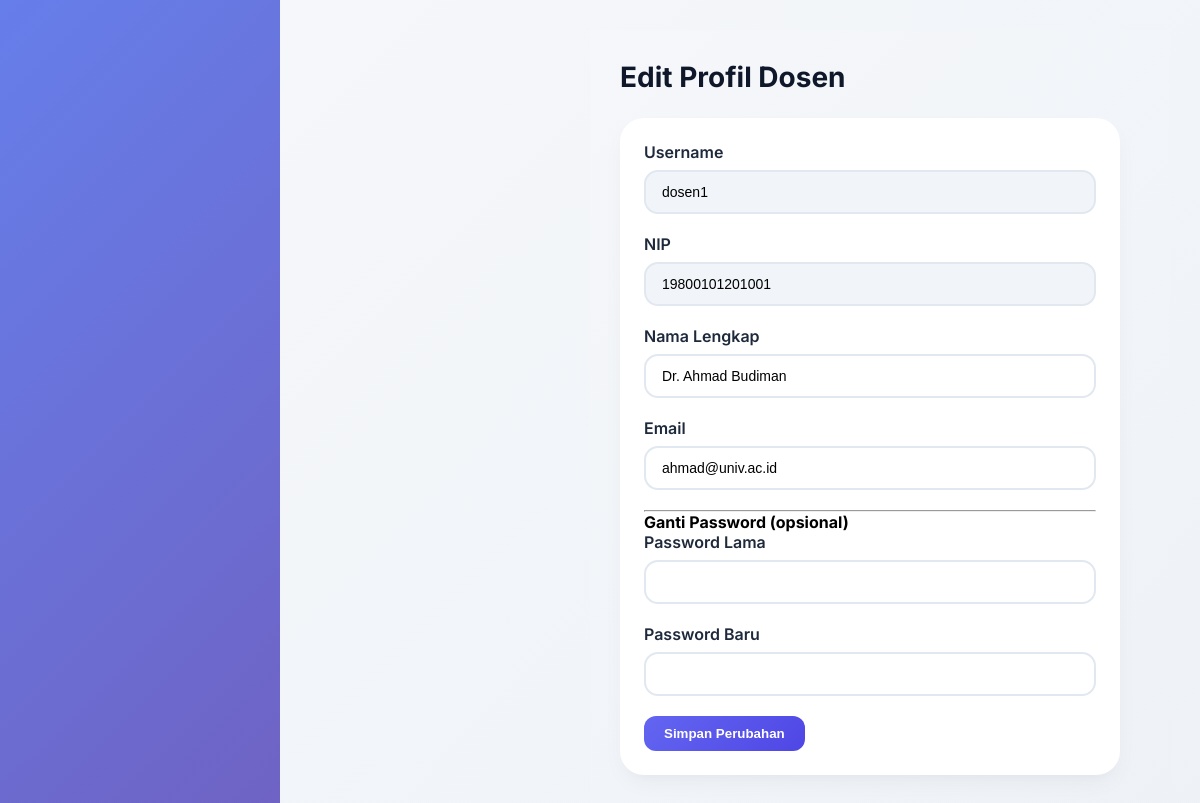
Screenshot of /dosen/profil.php (signed in) with the database file from the repository.
### tables this page shows
CREATE TABLE `users` (
  `id` int(11) NOT NULL AUTO_INCREMENT,
  `username` varchar(50) NOT NULL,
  `password` varchar(255) NOT NULL,
  `role` enum('admin','dosen','mahasiswa') NOT NULL,
  `nama_lengkap` varchar(100) NOT NULL,
  `email` varchar(100) DEFAULT NULL,
  `nim_nip` varchar(30) DEFAULT NULL,
  `created_at` timestamp NOT NULL DEFAULT current_timestamp(),
  PRIMARY KEY (`id`),
  UNIQUE KEY `username` (`username`)
);

### dosen/profil.php (the view, shortened to what this page needs)
<?php
include '../config/database.php';
$user_id = $_SESSION['user_id'];
$user = mysqli_fetch_assoc(mysqli_query($conn, "SELECT * FROM users WHERE id=$user_id"));
include '../includes/header.php';
?>
<div class="page-header">
    <h1 class="page-title">Edit Profil Dosen</h1>
</div>
<div class="card-modern" style="max-width:500px">
    <form method="POST">
        <div class="form-group">
            <label>Username</label>
            <input type="text" class="form-control" value="<?= htmlspecialchars($user['username']) ?>" readonly>
        </div>
        <div class="form-group">
            <label>NIP</label>
            <input type="text" class="form-control" value="<?= htmlspecialchars($user['nim_nip']) ?>" readonly>
        </div>
        <div class="form-group">
            <label>Nama Lengkap</label>
            <input type="text" name="nama_lengkap" class="form-control" value="<?= htmlspecialchars($user['nama_lengkap']) ?>" required>
        </div>
        <div class="form-group">
            <label>Email</label>
            <input type="email" name="email" class="form-control" value="<?= htmlspecialchars($user['email']) ?>">
        </div>
        <hr>
        <h4>Ganti Password (opsional)</h4>
        <div class="form-group">
            <label>Password Lama</label>
            <input type="password" name="password_lama" class="form-control">
        </div>
        <div class="form-group">
            <label>Password Baru</label>
            <input type="password" name="password_baru" class="form-control">
        </div>
        <button type="submit" name="update" class="btn-primary">Simpan Perubahan</button>
    </form>
</div>
<?php include '../includes/footer.php'; ?>

### includes/header.php (style rules this page uses)
* { margin: 0; padding: 0; box-sizing: border-box; }
body { font-family: 'Inter', sans-serif; background: linear-gradient(135deg, #667eea 0%, #764ba2 100%); min-height: 100vh; }
.card-modern { background: white; border-radius: 24px; padding: 24px; box-shadow: 0 10px 25px -5px rgba(0,0,0,0.05), 0 8px 10px -6px rgba(0,0,0,0.02); transition: transform 0.2s ease, box-shadow 0.2s ease; }
.btn-primary { background: linear-gradient(135deg, #6366f1, #4f46e5); border: none; padding: 10px 20px; border-radius: 12px; color: white; font-weight: 600; cursor: pointer; transition: all 0.3s ease; text-decoration: none; display: inline-block; }
.form-group { margin-bottom: 20px; }
.form-group label { display: block; font-weight: 600; margin-bottom: 8px; color: #1e293b; }
.form-control { width: 100%; padding: 12px 16px; border: 2px solid #e2e8f0; border-radius: 14px; font-size: 14px; transition: all 0.3s ease; }
.form-control[readonly] { background: #f1f5f9; cursor: not-allowed; }
.page-header { display: flex; justify-content: space-between; align-items: center; margin-bottom: 24px; flex-wrap: wrap; }
.page-title { font-size: 28px; font-weight: 700; color: #0f172a; }

### includes/navbar.php (style rules this page uses)
* { margin: 0; padding: 0; box-sizing: border-box; }
body { font-family: 'Inter', sans-serif; background: linear-gradient(135deg, #667eea 0%, #764ba2 100%); min-height: 100vh; }
.card-modern { background: white; border-radius: 24px; padding: 24px; box-shadow: 0 10px 25px -5px rgba(0,0,0,0.05), 0 8px 10px -6px rgba(0,0,0,0.02); transition: transform 0.2s ease, box-shadow 0.2s ease; }
.btn-primary { background: linear-gradient(135deg, #6366f1, #4f46e5); border: none; padding: 10px 20px; border-radius: 12px; color: white; font-weight: 600; cursor: pointer; transition: all 0.3s ease; text-decoration: none; display: inline-block; }
.form-group { margin-bottom: 20px; }
.form-group label { display: block; font-weight: 600; margin-bottom: 8px; color: #1e293b; }
.form-control { width: 100%; padding: 12px 16px; border: 2px solid #e2e8f0; border-radius: 14px; font-size: 14px; transition: all 0.3s ease; }
.page-header { display: flex; justify-content: space-between; align-items: center; margin-bottom: 24px; flex-wrap: wrap; }
.page-title { font-size: 28px; font-weight: 700; color: #0f172a; }

### rows the page displays
users: username "dosen1", nim_nip "19800101201001", nama_lengkap "Dr. Ahmad Budiman", email "ahmad@univ.ac.id"
